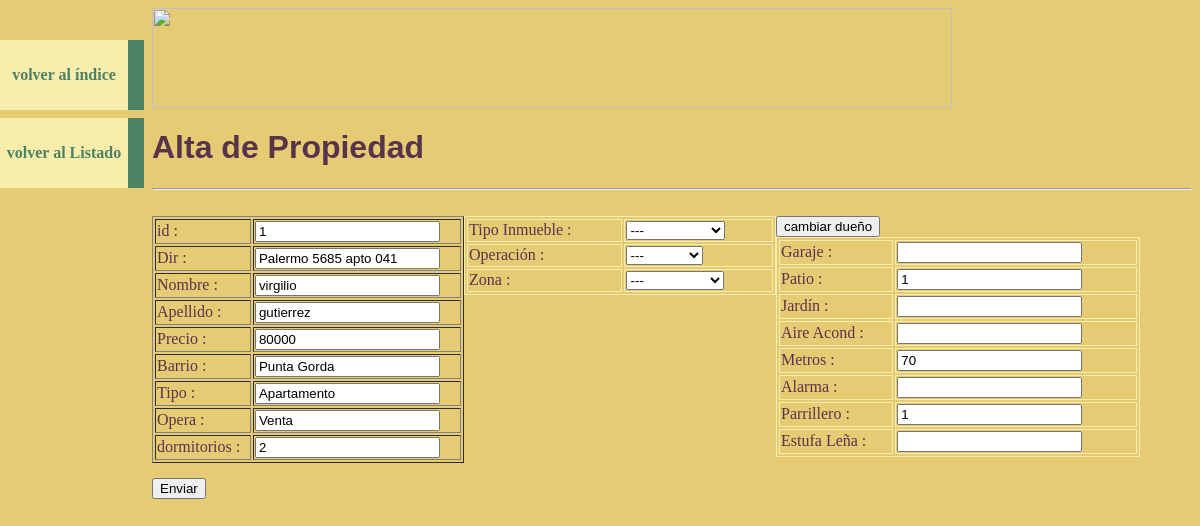
The app's page /IModificaProp.php?idProp=1 with its own data.
### tables this page shows
CREATE TABLE `propiedades` (
  `idProp` int(2) NOT NULL,
  `idDue` int(4) NOT NULL,
  `dir` varchar(30) NOT NULL,
  `precio` int(7) NOT NULL,
  `idZona` int(2) NOT NULL,
  `idTipo` int(1) NOT NULL,
  `idOpera` int(1) NOT NULL,
  `dormitorios` int(1) NOT NULL,
  PRIMARY KEY  (`idProp`)
);

CREATE TABLE `duenio` (
  `idDue` int(2) NOT NULL auto_increment,
  `dir` varchar(50) NOT NULL,
  `tel` int(9) NOT NULL,
  `email` varchar(30) NOT NULL,
  `nombre` varchar(15) NOT NULL,
  `apellido` varchar(20) NOT NULL,
  `CI` varchar(9) NOT NULL,
  PRIMARY KEY  (`idDue`),
  UNIQUE KEY `CI` (`CI`),
  KEY `idDue` (`idDue`),
  KEY `idDue_2` (`idDue`)
);

CREATE TABLE `zona` (
  `idZona` int(1) NOT NULL,
  `barrio` varchar(15) NOT NULL,
  PRIMARY KEY  (`idZona`)
);

CREATE TABLE `tipo` (
  `idTipo` int(1) NOT NULL,
  `tipo` varchar(15) NOT NULL,
  PRIMARY KEY  (`idTipo`)
);

CREATE TABLE `operacion` (
  `idOpera` int(1) NOT NULL,
  `operacion` varchar(15) NOT NULL,
  PRIMARY KEY  (`idOpera`)
);

CREATE TABLE `prop_comodi` (
  `idProp` int(2) NOT NULL,
  `idComo` int(2) NOT NULL,
  `cant` int(2) NOT NULL,
  PRIMARY KEY  (`idProp`,`idComo`)
);

### IModificaProp.php (the view, shortened to what this page needs)
<!DOCTYPE html PUBLIC "-//W3C//DTD XHTML 1.0 Transitional//EN" "http://www.w3.org/TR/xhtml1/DTD/xhtml1-transitional.dtd">
<html xmlns="http://www.w3.org/1999/xhtml">
<head>
<link rel="stylesheet" href="miestilo.css">
</head>
<img width="800" height="100" src="imagenes_prop/realty-logo.jpg" />
<body>
<ul class='navbar'>
	<li><a href='index.php'><h4 align='center'>volver al índice</h4></a>
	<li><a href='paginado.php' align='center'><h4>volver al Listado</h4></a>
</ul>
<h1>Alta de Propiedad</h1>
<hr />
<br />
<?php
require ("conexionInmobi.php");
$perfil = $_SESSION['ses_perfil'];
$idCone = conectarBD();
$idProp = $_GET["idProp"];
$SQL = "select p.dir, d.nombre, d.apellido, d.idDue, p.precio, z.barrio, t.tipo, o.operacion, p.dormitorios
		from propiedades p, duenio d, zona z, tipo t, operacion o
		where p.idDue = d.idDue and p.idZona = z.idZona and p.idTipo = t.idTipo and p.idOpera = o.idOpera and idProp = '$idProp'";
$res = mysqli_query($idCone,$SQL);
function hay($idcomo, $idPr, $Cone){
	$sql_2 = "select idComo
			  from prop_comodi
			  where idProp = '$idPr' and idComo = '$idcomo'";
	$res_2 = mysqli_query($Cone, $sql_2);
	$num = mysqli_num_rows($res_2);
	if ($num == 0){
		$esta = false;
	}else{
		 $esta = true;
	}
	return $esta;
}
if(hay(2,$idProp,$idCone)){
	$SQL_G = "select cant from prop_comodi where idComo = '2' and idProp = '$idProp'";
	$res_g = mysqli_query($idCone,$SQL_G);
	$row_g = mysqli_fetch_array($res_g);
	$garaje = $row_g['cant'];
}else{
	$garaje = "";
}
if(hay(3,$idProp,$idCone)){
	$SQL_P = "select cant from prop_comodi where idComo = '3' and idProp = '$idProp'";
	$res_p = mysqli_query($idCone,$SQL_P);
	$row_p = mysqli_fetch_array($res_p);
	$patio = $row_p['cant'];
}else{
	$patio = "";
}
if(hay(4,$idProp,$idCone)){
	$SQL_J = "select cant from prop_comodi where idComo = '4' and idProp = '$idProp'";
	$res_j = mysqli_query($idCone,$SQL_J);
	$row_j = mysqli_fetch_array($res_j);
	$jardin = $row_j['cant'];
}else{
	$jardin = "";
}
if(hay(5,$idProp,$idCone)){
	$SQL_A = "select cant from prop_comodi where idComo = '5' and idProp = '$idProp'";
	$res_a = mysqli_query($idCone,$SQL_A);
	$row_a = mysqli_fetch_array($res_a);
	$aire = $row_a['cant'];
}else{
	$aire = "";
}
if(hay(6,$idProp,$idCone)){
	$SQL_M = "select cant from prop_comodi where idComo = '6' and idProp = '$idProp'";
	$res_m = mysqli_query($idCone,$SQL_M);
	$row_m = mysqli_fetch_array($res_m);
	$metros = $row_m['cant'];
}else{
	$metros = "";
}
if(hay(7,$idProp,$idCone)){
	$SQL_AL = "select cant from prop_comodi where idComo = '7' and idProp = '$idProp'";
	$res_al = mysqli_query($idCone,$SQL_AL);
	$row_al = mysqli_fetch_array($res_al);
	$alarma = $row_al['cant'];
}else{
	$alarma = "";
}
if(hay(8,$idProp,$idCone)){
	$SQL_PA = "select cant from prop_comodi where idComo = '8' and idProp = '$idProp'";
	$res_pa = mysqli_query($idCone,$SQL_PA);
	$row_pa = mysqli_fetch_array($res_pa);
	$parrillero = $row_pa['cant'];
}else{
	$parrillero = "";
}
if(hay(9,$idProp,$idCone)){
	$SQL_E = "select cant from prop_comodi where idComo = '9' and idProp = '$idProp'";
	$res_e = mysqli_query($idCone,$SQL_E);
	$row_e = mysqli_fetch_array($res_e);
	$estufa = $row_e['cant'];
}else{
	$estufa = "";
}
if ($perfil < 3){
	$row = mysqli_fetch_array($res);
	$idDue = $row['idDue'];
	$dir = $row['dir'];
	$nombre = $row['nombre'];
	$apellido = $row['apellido'];
	$precio = $row['precio'];
	$barrio = $row['barrio'];
	$tipo = $row['tipo'];
	$opera = $row['operacion'];
	$dormi = $row['dormitorios'];
	echo "<form name='frm_mod' id='frm_mod' action='DMantProp.php' method='post'>";
	echo "<table border='1' align='left' width='30%'>";
	echo "<tr>";
	echo "<td>id : </td>";
	echo "<td><input type='text' name='txt_id' id='txt_id' value='$idProp'></td></tr>";
	echo "<tr>";
	echo "<td>Dir : </td>";
	echo "<td><input type='text' name='txt_dir' id='txt_dir' value='$dir'></td></tr>";
	echo "<tr>";
	echo "<td>Nombre : </td>";
	echo "<td><input type='text' name='txt_nombre' id='txt_nombre' value='$nombre'></td></tr>";
	echo "<tr>";
	echo "<td>Apellido : </td>";
	echo "<td><input type='text' name='txt_ape' id='txt_ape' value='$apellido'></td></tr>";
	echo "<tr>";
	echo "<td>Precio : </td>";
	echo "<td><input type='text' name='txt_precio' id='txt_precio' value='$precio'></td></tr>";
	echo "<td>Barrio : </td>";
	echo "<td><input type='text' name='txt_barrio' id='txt_bario' value='$barrio'></td></tr>";
	echo "<td>Tipo : </td>";
	echo "<td><input type='text' name='txt_tipo' id='txt_tipo' value='$tipo'></td></tr>";
	echo "<td>Opera : </td>";
	echo "<td><input type='text' name='txt_opera' id='txt_opera' value='$opera'></td></tr>";
	echo "<td>dormitorios : </td>";
	echo "<td><input type='text' name='txt_dormi' id='txt_dormi' value='$dormi'></td></tr>";
	echo "</table>";
?>
<table border='1' bordercolor="#F9EDAC" align='left' width='30%'>
	<tr><td>Tipo Inmueble : </td><td><select name="lst_tipo" id="lst_tipo">
<option value="0">---</option>
</select></td></tr>
	<tr><td>Operación : </td><td><select name="lst_opera" id="lst_opera">
<option value="0">---</option>
</select></td></tr>
	<tr><td>Zona : </td><td><select name="lst_zona" id="lst_zona">
<option value="0">---</option>
</select></td></tr>
	</table>
<input type='button' value='cambiar dueño' onClick="open_popup('popup_duenio.php','win2')">
	<table border='1' bordercolor="#F9EDAC"  align='left' width='35%'>
	<tr><td>Garaje : </td><td><input type='text' name='txt_garaje' id='txt_garaje' value="<?php echo $garaje ?>"></td></tr>
	<tr><td>Patio : </td><td><input type='text' name='txt_patio' id='txt_patio' value="<?php echo $patio ?>"></td></tr>
	<tr><td>Jardín : </td><td><input type='text' name='txt_jardin' id='txt_jardin' value="<?php echo $jardin ?>"></td></tr>
	<tr><td>Aire Acond : </td><td><input type='text' name='txt_aire' id='txt_aire' value="<?php echo $aire ?>"></td></tr>
	<tr><td>Metros : </td><td><input type='text' name='txt_metros' id='txt_metros' value="<?php echo $metros ?>"></td></tr>
	<tr><td>Alarma : </td><td><input type='text' name='txt_alarma' id='txt_alarma' value="<?php echo $alarma ?>"></td></tr>
	<tr><td>Parrillero : </td><td><input type='text' name='txt_parri' id='txt_parri' value="<?php echo $parrillero ?>"></td></tr>
	<tr><td>Estufa Leña : </td><td><input type='text' name='txt_lenia' id='txt_lenia' value="<?php echo $estufa ?>"></td></tr>
	</table>
<?php
	echo "<input type='text' name='txt_modo' id='txt_modo' value='4' style='visibility:hidden'><br>";
	echo "<input type='submit' name='btn_Enviar' value='Enviar'>";
	echo "<input type='text' name='txt_idDue' id='txt_idDue' size='1' value='$idDue' style='visibility:hidden'><br>";
	echo "<input type='text' name='txt_idProp' id='txt_idProp' size='1' value='$idProp' style='visibility:hidden'><br>";
	echo "</form>";
}
?>
</body>
</html>

### miestilo.css (style rules this page uses)
body { padding-left: 9em; font-family: Georgia, "Times New Roman", Times, serif; color:#58344A ; background-color:#E7CA74 }
ul.navbar { list-style-type: none; padding: 0; margin: 0; position: absolute; top: 2em; left: 0em; width: 9em }
h1 { font-family: Helvetica, Geneva, Arial, SunSans-Regular, sans-serif }
ul.navbar li { background:#F9EDAC; margin: 0.5em 0; padding: 0.3em; border-right: 1em solid #4D8265 }
ul.navbar a { text-decoration: none }
a:link { color:#4D8265 }

### records on screen
propiedades: txt_dir "Palermo 5685 apto 041", txt_nombre "virgilio", txt_ape "gutierrez", txt_precio "80000", txt_barrio "Punta Gorda", txt_tipo "Apartamento", txt_opera "Venta", txt_dormi "2"
prop_comodi: txt_patio "1"
prop_comodi: txt_metros "70"
prop_comodi: txt_parri "1"
